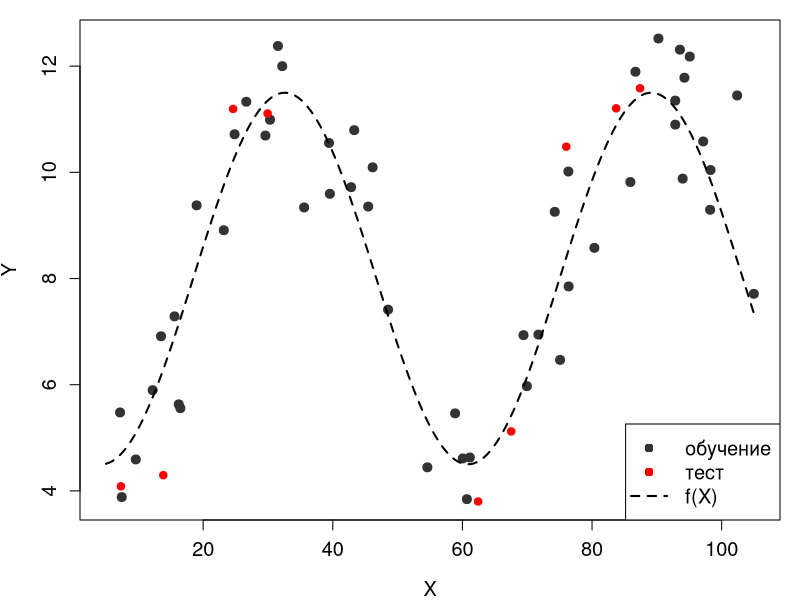
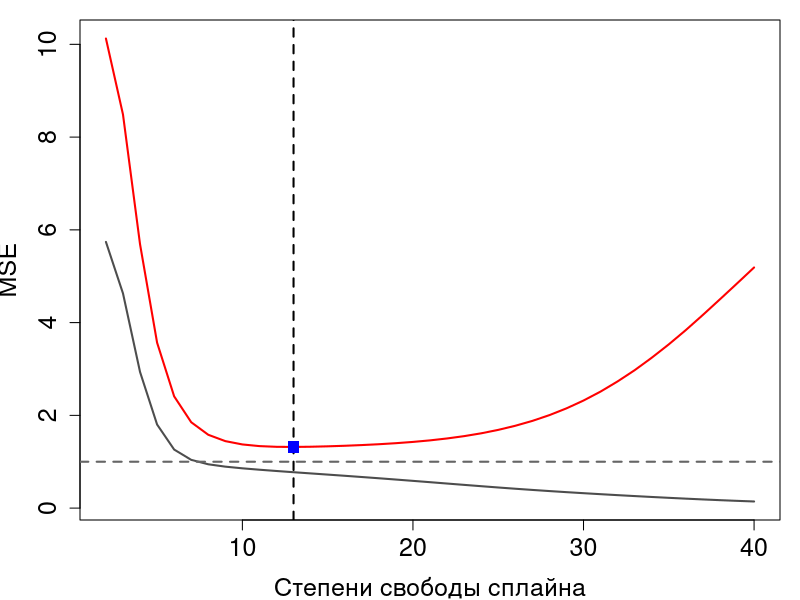
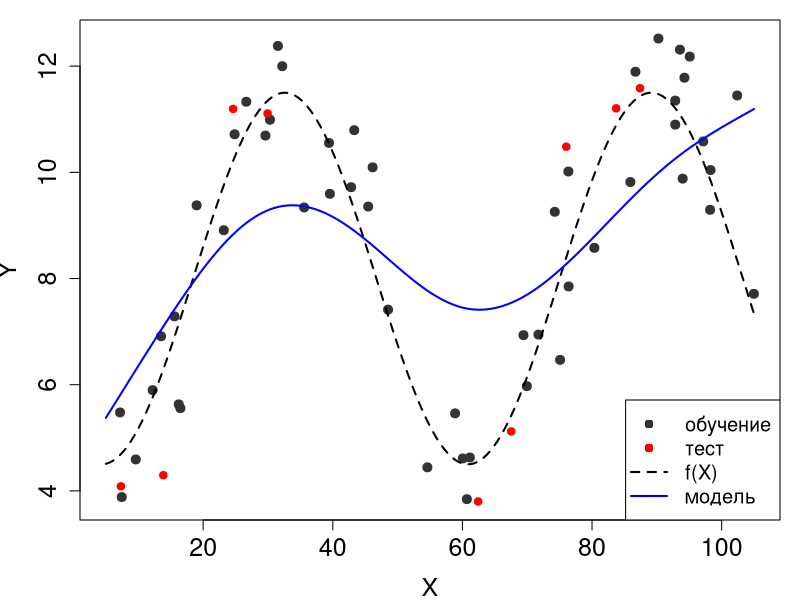

These charts were generated, in order, by the following R code:
# Esly russkie bukvy ne otobrajautsa: File -> Reopen with encoding... UTF-8

# Используйте UTF-8 как кодировку по умолчанию!
# Установить кодировку в RStudio: Tools -> Global Options -> General, 
#  Default text encoding: UTF-8

# Математическое моделирование: Практика 1

# Точность модели, непрерывный Y -----------------------------------------------

# Пример из лекции =============================================================

#  Генерируем данные ###########################################################

# ядро
my.seed <- 1486372882

# наблюдений всего
n.all <- 60
# доля обучающей выборки
train.percent <- 0.85
# стандартное отклонение случайного шума
res.sd <- 1
# границы изменения X
x.min <- 5
x.max <- 105

# фактические значения X
set.seed(my.seed)
x <- runif(x.min, x.max, n = n.all)
x[1:5]

# случайный шум
set.seed(my.seed)
res <- rnorm(mean = 0, sd = res.sd, n = n.all)

# номера наблюдений тестовой выборки
set.seed(my.seed)
inTrain <- sample(seq_along(x), size = train.percent*n.all)
inTrain[1:5]

# истинная функция взаимосвязи\
#y.func <- function(x){4-2e-02*x+5.5e-03*x^2-4.9e-05*x^3}
y.func <- function(x){8 + 3.5*sin((x - 75) / 9)}

# фактические значения y
y <- y.func(x) + res
y[1:5]

# для графика истинной взаимосвязи
x.line <- seq(x.min, x.max, length = 200)
y.line <- y.func(x.line)

# Создаём векторы с данными для построения графиков ############################

# наблюдения на обучающей  выборке
x.train <- x[inTrain]
y.train <- y[inTrain]

# наблюдения на тестовой выборке
x.test <- x[-inTrain]
y.test <- y[-inTrain]

#  График 1: Исходные данные на график #########################################

# убираем широкие поля графика
par(mar = c(4, 4, 1, 1))

# наименьшие / наибольшие значения по осям
x.lim <- c(x.min, x.max)
y.lim <- c(min(y), max(y))

# фактические значения на обучающей выборке
plot(x.train, y.train, col = grey(0.2),
     pch = 21, bg = grey(0.2),
     xlab = 'X', ylab = 'Y', 
     xlim = x.lim, ylim = y.lim,
     cex = 1.2, cex.lab = 1.2, cex.axis = 1.2)
# фактические на тестовой выборке
points(x.test, y.test, col = 'red', bg = 'red', pch = 21)
# истинная взаимосвязь
lines(x.line, y.line, lwd = 2, lty = 2)
# легенда
legend('bottomright', legend = c('обучение', 'тест', 'f(X)'),
       pch = c(16, 16, NA), col = c(grey(0.2), 'red',
                                    'black'),
       lty = c(0, 0, 2), lwd = c(0, 0, 2),
       cex = 1.2)

#  Строим модель ###############################################################

# сплайн с df = 6
mod <- smooth.spline(x = x.train, y = y.train,
                     df = 6)
# модельные значения
#  на обучающей выборке
y.model.train <- predict(mod, 
                         data.frame(x = x.train))$y[, 1]
y.model.train[1:5]
# на тестовой выборке
y.model.test <- predict(mod, 
                         data.frame(x = x.test))$y[, 1]
y.model.test[1:5]

# оценка точности
MSE <- c(sum((y.train - y.model.train)^2)/length(y.train),
         sum((y.test - y.model.test)^2)/length(y.test))
MSE

#  Цикл по степеням свободы ####################################################

# макс. степень свободы
max.df <- 40

# таблица для записи ошибок
tbl <- data.frame(df = 2:40,
                  MSE.train = rep(0, max.df - 1),
                  MSE.test = rep(0, max.df - 1))
head(tbl)

for(i in 2:max.df){
  # модель
  mod <- smooth.spline(x = x.train, y = y.train,
                       df = i)
  # модельные значения
  y.model.train <- predict(mod, 
                           data.frame(x = x.train))$y[, 1]
  y.model.test <- predict(mod, 
                          data.frame(x = x.test))$y[, 1]
  # расчёт ошибки
  MSE <- c(sum((y.train - y.model.train)^2)/length(y.train),
           sum((y.test - y.model.test)^2)/length(y.test))
  # запись в таблицу
  tbl[tbl$df == i, c(2, 3)] <- MSE
}

head(tbl)

# до этого места разабрали на паре

#  График 2: Зависимость MSE от гибкости модели ################################

plot(x = tbl$df, y = tbl$MSE.test, type = 'l', col = 'red', lwd = 2,
     xlab = 'Степени свободы сплайна', ylab = 'MSE',
     ylim = c(min(tbl$MSE.train, tbl$MSE.test), 
              max(tbl$MSE.train, tbl$MSE.test)),
     cex = 1.2, cex.lab = 1.5, cex.axis = 1.5)
lines(x = tbl$df, y = tbl$MSE.train, col = grey(0.3), lwd = 2)
# неустранимая ошибка
abline(h = res.sd, lty = 2, col = grey(0.4), lwd = 2)

# степени свободы у наименьшей ошибки на тестовой выборке
tbl[tbl$MSE.test == min(tbl$MSE.test), 'df']
# подробное сообщение в консоль
print(paste0('Наименьшая MSE на тестовой выборке достигается при df = ', 
             tbl[tbl$MSE.test == min(tbl$MSE.test), 'df'], '.'))

# вертикальная прямая для найденного значения df
abline(v = tbl[tbl$MSE.test == min(tbl$MSE.test), 'df'], lty = 2, lwd = 2)
# точка минимальной MSE на тестовой выборке
points(x = tbl[tbl$MSE.test == min(tbl$MSE.test), 'df'],
       y = tbl[tbl$MSE.test == min(tbl$MSE.test), 'MSE.test'], 
       pch = 15, col = 'blue', cex = 1.5)

#  График 3: Модель с наименьшей MSE на тестовой выборке #######################
# то же, что график 2, но для df, соответствующего наименьшей MSE на тестовой выборке

mod.MSE.test <- smooth.spline(x = x.train, y = y.train, df = 4)

# для гладких графиков модели
x.model.plot <- seq(x.min, x.max, length = 250)
y.model.plot <- predict(mod.MSE.test, data.frame(x = x.model.plot))$y[, 1]

# убираем широкие поля рисунка
par(mar = c(4, 4, 1, 1))

# наименьшие/наибольшие значения по осям
x.lim <- c(x.min, x.max)
y.lim <- c(min(y), max(y))

# наблюдения с шумом (обучающая выборка)
plot(x.train, y.train, col = grey(0.2), bg = grey(0.2), pch = 21,
     xlab = 'X', ylab = 'Y', 
     xlim = x.lim, ylim = y.lim, 
     cex = 1.2, cex.lab = 1.5, cex.axis = 1.5)

# наблюдения тестовой выборки
points(x.test, y.test, col = 'red', bg = 'red', pch = 21)

# истинная функция
lines(x.line, y.line, lwd = 2, lty = 2)

# модель
lines(x.model.plot, y.model.plot, lwd = 2, col = 'blue')

# легенда

legend('bottomright', legend = c('обучение', 'тест', 'f(X)', 'модель'),
       pch = c(16, 16, NA, NA), 
       col = c(grey(0.2), 'red', 'black', 'blue'),  
       lty = c(0, 0, 2, 1), lwd = c(1, 1, 2, 2), cex = 1.2)



